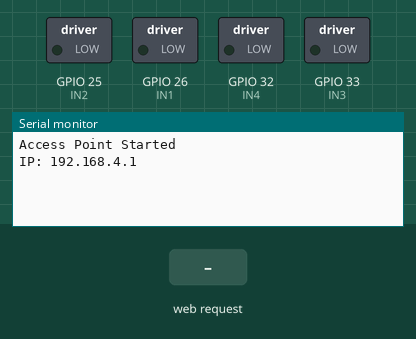
This sketch was run on a simulated ESP32. On the bench: switched loads named in the sketch (green lamp = pin HIGH), the last lines printed to the serial monitor. The inputs (shaded band) are chosen by the test bench.

Above: at 1.2 s.
1.3 s: HTTP request GET /F received
At 2.2 s:
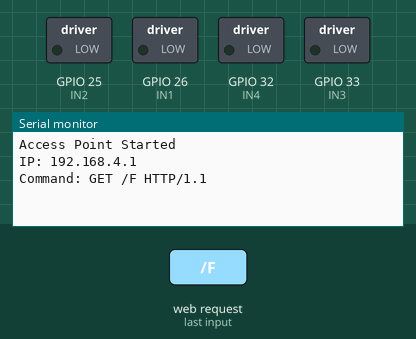
2.8 s: HTTP request GET /B received
At 3.4 s:
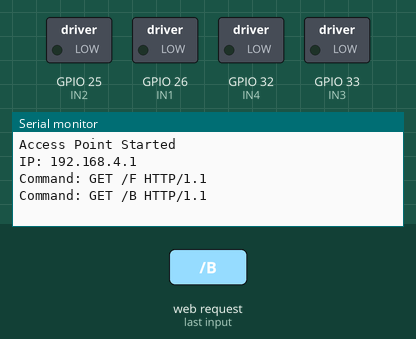
4.3 s: HTTP request GET /L received
At 5.8 s:
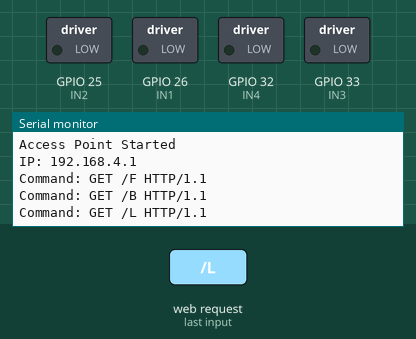

The sketch:

gesturecontrol_receiver.ino
```cpp
#include <WiFi.h>

// Motor Pins
const int IN1 = 26;
const int IN2 = 25;
const int IN3 = 33;
const int IN4 = 32;

WiFiServer server(80);

const char* ssid = "ESP32_Car";
const char* password = "12345678";

void setup() {
  Serial.begin(115200);

  pinMode(IN1, OUTPUT);
  pinMode(IN2, OUTPUT);
  pinMode(IN3, OUTPUT);
  pinMode(IN4, OUTPUT);

  WiFi.softAP(ssid, password);
  Serial.println("Access Point Started");
  Serial.print("IP: ");
  Serial.println(WiFi.softAPIP());

  server.begin();
}

void loop() {
  WiFiClient client = server.available();
  if (client) {
    String command = client.readStringUntil('\n');
    command.trim();
    Serial.println("Command: " + command);

    if (command == "F") forward();
    else if (command == "B") backward();
    else if (command == "L") left();
    else if (command == "R") right();
    else stopMotors();
  }
}

void backward() {
  digitalWrite(IN1, HIGH);
  digitalWrite(IN2, LOW);
  digitalWrite(IN3, LOW);
  digitalWrite(IN4, HIGH);
}

void forward() {
  digitalWrite(IN1, LOW);
  digitalWrite(IN2, HIGH);
  digitalWrite(IN3, HIGH);
  digitalWrite(IN4, LOW);
}

void left() {
  digitalWrite(IN1, LOW);
  digitalWrite(IN2, HIGH);
  digitalWrite(IN3, LOW);
  digitalWrite(IN4, LOW);
}

void right() {
  digitalWrite(IN1, LOW);
  digitalWrite(IN2, LOW);
  digitalWrite(IN3, HIGH);
  digitalWrite(IN4, LOW);
}

void stopMotors() {
  digitalWrite(IN1, LOW);
  digitalWrite(IN2, LOW);
  digitalWrite(IN3, LOW);
  digitalWrite(IN4, LOW);
}
```

Measured:
- after the input at 1.3 s, the serial monitor: prints a new line at once (image 1)
- after the input at 2.8 s, the serial monitor: prints a new line at once (image 2)
- after the input at 4.3 s, the serial monitor: prints a new line at once (image 3)
